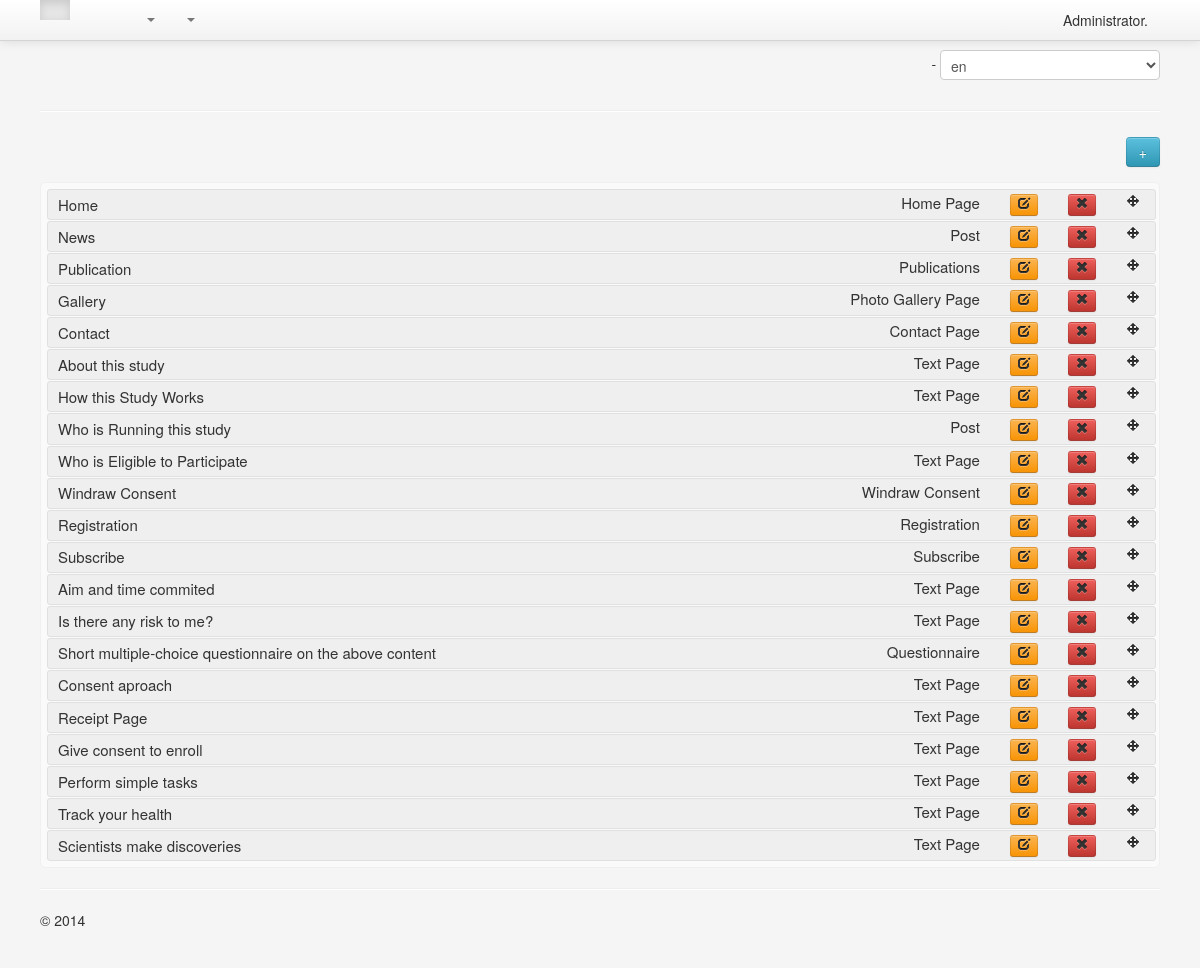
/manage/index.php?page=1 (signed in), run on the app's committed database.
### tables this page shows
CREATE TABLE `bc_pages` (
  `id` int(11) NOT NULL AUTO_INCREMENT,
  `name` varchar(50) NOT NULL,
  `group_name` varchar(50) NOT NULL DEFAULT '0',
  `file` varchar(50) NOT NULL,
  `active` enum('Y','N') NOT NULL,
  `sort` int(11) NOT NULL,
  PRIMARY KEY (`id`)
);

CREATE TABLE `bc_sections` (
  `pk` int(10) unsigned NOT NULL AUTO_INCREMENT,
  `id` int(10) unsigned NOT NULL,
  `name` varchar(250) NOT NULL,
  `description` text NOT NULL,
  `language` varchar(3) NOT NULL,
  `parent_id` int(10) unsigned NOT NULL,
  `slug` varchar(250) NOT NULL,
  `type` int(10) unsigned NOT NULL,
  `style` int(11) NOT NULL,
  `icon` varchar(100) NOT NULL,
  `active` enum('Y','N') NOT NULL,
  `sort` int(10) unsigned NOT NULL,
  PRIMARY KEY (`pk`),
  KEY `id` (`id`,`slug`)
);

CREATE TABLE `bc_section_types` (
  `id` int(11) NOT NULL,
  `name` varchar(100) NOT NULL,
  `description` varchar(250) NOT NULL,
  `file` varchar(100) NOT NULL,
  `file_inner` varchar(100) NOT NULL,
  `dynamic` enum('Y','N') NOT NULL,
  `list` enum('Y','N') NOT NULL,
  `info` enum('Y','N') NOT NULL,
  PRIMARY KEY (`id`)
);

### manage/includes/config.php (called while the page is built)
<?php
$config = array();
$config['database']['host'] = 'localhost';
$config['database']['username'] = 'root';
$config['database']['password'] = 'root';
$config['database']['database'] = 'research';
$config['languages'] = array('en', 'dk', 'se');
$config['site_url'] = 'http://localhost:80/PROM_PREM_Collector/manage/';
$config['file_path'] = 'http://localhost:80/PROM_PREM_Collector/html/res/images/';
$config['fpath'] = '../html/res/images/';
$config['PDFpath'] = '../html/res/docs/';
$config['site_address'] = 'http://localhost:80/PROM_PREM_Collector/html/';
$config['base_path'] = '/opt/lampp/htdocs/PROM_PREM_Collector/html/';
$config['thumb_folder_name'] = 'thumb/';
$config['slider_folder_name'] = 'slider/';
$config['docs_folder_name'] = '../docs/';
$config['file_folder'] = $config['base_path'] . 'res/images/file-manager/';
$config['file_folder_name'] = 'res/images/file-manager/';
$config['file_folder_url'] = $config['site_address'] . 'res/images/file-manager/';
$config['temp_file_folder'] = $config['base_path'] . 'res/images/tmp/';
$config['temp_file_folder_name'] = 'tmp/';
$config['temp_file_folder_url'] = $config['site_address'] . 'res/images/tmp/';
$config['slider_post_images']['width'] = 259;
$config['slider_post_images']['height'] = 318;
$config['post_images']['width'] = 422;
$config['post_images']['height'] = 267;
$config['gallery_images']['width'] = 400;
$config['gallery_images']['height'] = 300;
$config['gallery_cover']['width'] = 400;
$config['gallery_cover']['height'] = 300;
$config['admin_pages'][-1] = (object)array('file' => 'auth.php');
$config['admin_pages'][0] = (object)array('file' => 'dashboard.php');
$config['upload_extensions'] = '.pdf .doc .docx .xls .xlsx .jpg .gif .png .zip .rar .ppt .flv .swf .jpeg';
$config['upload_max_filesize'] = 128000000;
$config['upload_name_validchars'] = "abcdefghijklmnopqrstuvwxyz0123456789-_.";
?>

### manage/includes/database.class.php (called while the page is built, shortened)
<?php
class DBM {
	public static function fetchObject($result) {
		return mysql_fetch_object($result);
	}
	public static function queryData($query, $database_link = '') {
		if ($database_link) {
			$result = mysql_query($query, $database_link);
		} else {
			$result = mysql_query($query);
		}
		if (mysql_num_rows($result)) {
			return $result;
		} else {
			return false;
		}
	}
}
?>

### manage/includes/functions.php (the view, shortened to what this page needs)
<?php
function extractGet($var) {
	if (!isset($_GET[$var])) {
		return false;
	}
	return trim($_GET[$var]);
}
function build_sections_list($database_link, $parent_id, $section_language) {
	$get_sections_query = "SELECT
		`bc_sections`.`pk`,
		`bc_sections`.`id`,
		`bc_sections`.`name`,
		`bc_sections`.`description`,
		`bc_sections`.`language`,
		`bc_sections`.`parent_id`,
		`bc_sections`.`slug`,
		`bc_sections`.`type`,
		`bc_sections`.`active`,
		`bc_sections`.`sort`,
		`bc_section_types`.`id` AS `type_id`,
		`bc_section_types`.`name` AS `type_name`,
		`bc_section_types`.`description` AS `type_description`,
		`bc_section_types`.`file` AS `type_file`,
		`bc_section_types`.`file_inner` AS `type_file_inner`,
		`bc_section_types`.`dynamic` AS `type_dynamic`,
		`bc_section_types`.`list` AS `type_list`,
		`bc_section_types`.`info` AS `type_info`
		FROM
		`bc_sections`
		LEFT JOIN
		`bc_section_types`
		ON
		`bc_section_types`.`id` = `bc_sections`.`type`
		WHERE
		`bc_sections`.`parent_id` = " . $parent_id . " AND
		`bc_sections`.`language` = '" . $section_language . "'
		ORDER BY
		`bc_sections`.`sort` ASC";
	if ($get_sections_result = DBM::queryData($get_sections_query)) {
		$retVal = '<ul data-parent="' . $parent_id . '">';
		while ($get_sections_data = DBM::fetchObject($get_sections_result)) {
			$section_has_child = section_has_child($database_link, $get_sections_data->id, $get_sections_data->language);
			$retVal .= '<li data-id="' . $get_sections_data->id . '"><div class="sortable-table"><div class="sortable-table-cell">' . $get_sections_data->name . '</div><div class="sortable-table-cell sortable-actions sortable-right">';
			$retVal .= '<div class="handle"><i class="icon-move"></i></div>';
			$retVal .= '<div><a href="?page=' . $_GET['page'] . '&language=' . $section_language . '&act=delete&pk=' . $get_sections_data->pk . '" class="btn btn-mini btn-danger" onclick="return confirm(\'დარწმუნებული ხართ, რომ გინდათ გვერდის წაშლა?\');"><i class="icon-remove"></i></a></div>';
			$retVal .= '<div><a href="?page=' . $_GET['page'] . '&language=' . $section_language . '&act=edit&pk=' . $get_sections_data->pk . '" class="btn btn-mini btn-warning"><i class="icon-edit"></i></a></div><div>' . $get_sections_data->type_name . '</div></div></div>';
			if ($section_has_child) {
				$retVal .= build_sections_list($database_link, $get_sections_data->id, $get_sections_data->language);
			} else {
				$retVal .= '<ul data-parent="' . $get_sections_data->id . '"></ul>';
			}
			$retVal .= '</li>';
		}
		$retVal .= '</ul>';
	}
	return $retVal;
}
function section_has_child($database_link, $id, $language) {
	$query = "SELECT `pk`, `id`, `name`, `description`, `language`, `parent_id`, `slug`, `type`, `active`, `sort` FROM `bc_sections` WHERE `parent_id` = " . $id . " AND `language`= '" . $language . "'";
	if ($result = DBM::queryData($query)) {
		$data = DBM::numRows($result);
	} else {
		$data = false;
	}
	return $data;
}
?>

### manage/includes/pages/tpl_menu.php (shortened to what this page needs)
  <?php
$page = (int) extractGet('page');
?><div class="navbar navbar-fixed-top">
	<div class="navbar-inner">
		<div class="container-fluid">
          <a class="brand" href="?page=0"><?php echo $TRANSLATION['dashboard']; ?></a>
          <div class="nav-collapse collapse">
            <ul class="nav">
              <?php
			  $disease_status = disease_status('N');
                foreach($config['page_groups'] as $group_name => $group) {
                  if($isGroup = ($group_name != '0')) {
                    echo '<li class="dropdown '.(isset($group[$page]) ? 'active' : '').'">
                            <a href="#" class="dropdown-toggle" data-toggle="dropdown">'.$TRANSLATION[$group_name].'<b class="caret"></b></a>
                            <ul class="dropdown-menu">';
                  }
                  foreach($group as $group_page) {
					  $notification = ($group_page->id == 93 && $disease_status > 0) ? ' <span class="badge label-warning">'.$disease_status.'</span>':'';
					  if($group_page->id != 0)
                    echo '<li class="'.($group_page->id == $page ? 'active' : '').'">
                            <a href="?page='.$group_page->id.'&language='.$content_language.'">
                              '.$TRANSLATION[$group_page->name].$notification.'
                            </a>
                          </li>';
                  }
                  if($isGroup) {
                    echo '</ul></li>';
                  }
                }
              ?>
            </ul>
            <ul class="nav nav-pills pull-right">
            	<li class="logged_in"><?php echo $TRANSLATION['hello']; ?> <?php echo $_SESSION['admin_name']; ?>. <a href="?page=-1&act=logout"><?php echo $TRANSLATION['logout']; ?></a></li>
            </ul>
          </div>
		</div>
	</div>
</div>

### manage/css/style.css (style rules this page uses)
body { padding: 40px; background-color: #f5f5f5; }
.logged_in { padding-top: 7px; display: block; padding: 10px 0; }
.logged_in a { display: inline !important; }
#sortable ul { list-style-type: none; }
#sortable ul:first-child { border: 1px solid #f0f0f0; border-radius: 5px; background-color: #fafafa; padding: 5px; margin: 0; }
#sortable li div { padding: 1px 5px 1px 5px; font-size: 15px; }
#sortable .sortable-table { width: 99%; display: table; border: 1px solid #e0e0e0; border-radius: 3px; background-color: #efefef; margin: 1px; }
#sortable .sortable-table-cell { display: table-cell; vertical-align: middle; }
#sortable .sortable-right { text-align: right; }
#sortable .sortable-actions div { float: right; padding-left: 25px; }

### data on the page
bc_sections: name "Home", bc_section_types.name "Home Page"
bc_sections: name "News", bc_section_types.name "Post"
bc_sections: name "Publication", bc_section_types.name "Publications"
bc_sections: name "Gallery", bc_section_types.name "Photo Gallery Page"
bc_sections: name "Contact", bc_section_types.name "Contact Page"
bc_sections: name "About this study", bc_section_types.name "Text Page"
bc_sections: name "How this Study Works", bc_section_types.name "Text Page"
bc_sections: name "Who is Running this study", bc_section_types.name "Post"
bc_sections: name "Who is Eligible to Participate", bc_section_types.name "Text Page"
bc_sections: name "Windraw Consent", bc_section_types.name "Windraw Consent"
bc_sections: name "Registration", bc_section_types.name "Registration"
bc_sections: name "Subscribe", bc_section_types.name "Subscribe"
bc_sections: name "Aim and time commited", bc_section_types.name "Text Page"
bc_sections: name "Is there any risk to me?", bc_section_types.name "Text Page"
bc_sections: name "Short multiple-choice questionnaire on the above content", bc_section_types.name "Questionnaire"
bc_sections: name "Consent aproach", bc_section_types.name "Text Page"
bc_sections: name "Receipt Page", bc_section_types.name "Text Page"
bc_sections: name "Give consent to enroll", bc_section_types.name "Text Page"
bc_sections: name "Perform simple tasks", bc_section_types.name "Text Page"
bc_sections: name "Track your health", bc_section_types.name "Text Page"
bc_sections: name "Scientists make discoveries", bc_section_types.name "Text Page"

### other printed values
$_SESSION['admin_name'] "Administrator"
form field language "en"
